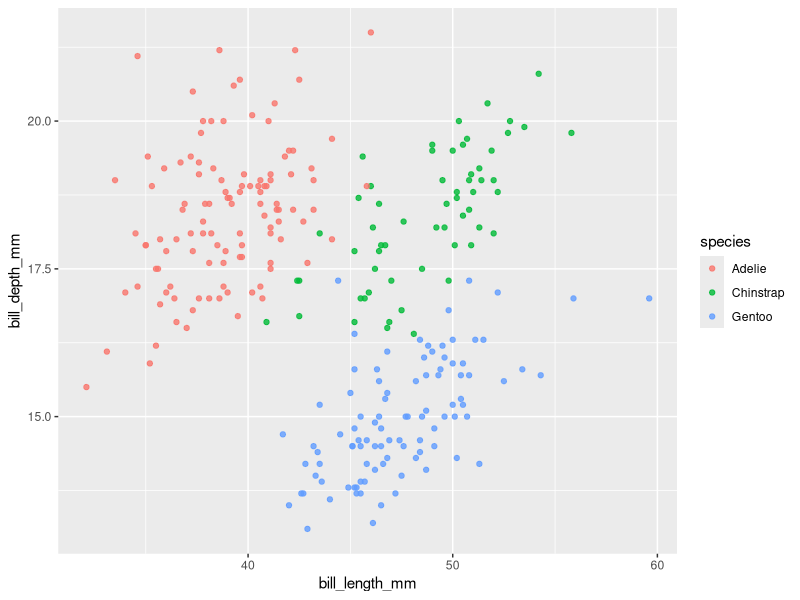
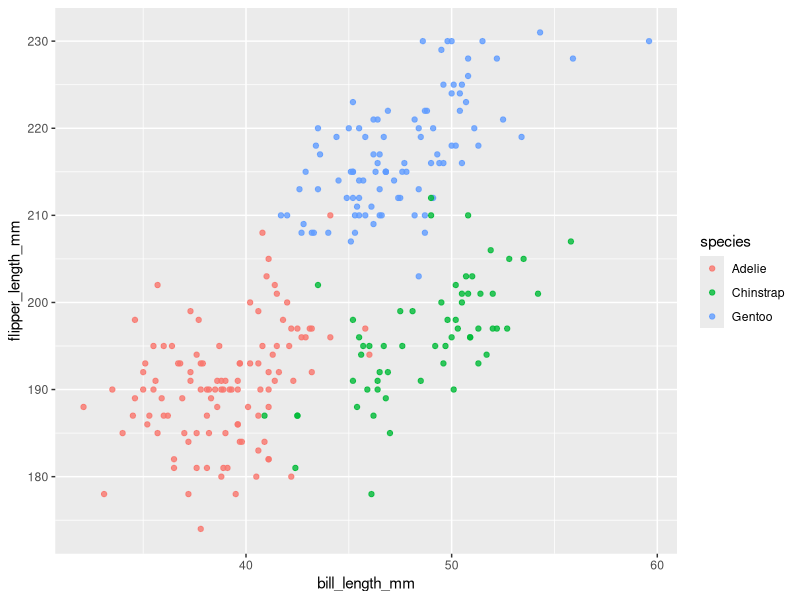

The R source for these figures, in order:
library(palmerpenguins)
library(ggplot2)
library(dplyr)

pinguins <- penguins

str(pinguins)
summary(pinguins)

pinguins <- na.omit(pinguins)

#Modelagem do treinamento
pinguins <- pinguins |>
  select(species, bill_length_mm, bill_depth_mm, flipper_length_mm, body_mass_g)

n <- round(nrow(pinguins) * 0.8)

indices_treinamento <- sample(1:nrow(pinguins), size = n, replace = FALSE)

treinamento <- pinguins[indices_treinamento,]
teste <- pinguins[-indices_treinamento,]


ggplot(treinamento, aes(x = bill_length_mm, y = bill_depth_mm, col = species))+
  geom_point(alpha = 0.8)

ggplot(treinamento, aes(x = bill_length_mm, y = flipper_length_mm, col = species))+
  geom_point(alpha = 0.8)   #Escolhido

#ggplot(treinamento, aes(x = bill_depth_mm, y = flipper_length_mm, col = species))+
  #geom_point(alpha = 0.8)


classificacao <- c()

for(j in 1:nrow(teste)){
  distancias <- c()
  for(i in 1:nrow(treinamento)){
    distancias[i] <- sqrt((treinamento$bill_length_mm[i] - teste$bill_length_mm[j])**2 + (treinamento$flipper_length_mm[i] - teste$flipper_length_mm[j])**2)
  }
  #?order
  classificacao[j] <- as.character(treinamento$species[order(distancias)[1]])
  #teste$species[1]
}

classificacao
mean(classificacao == teste$species)
